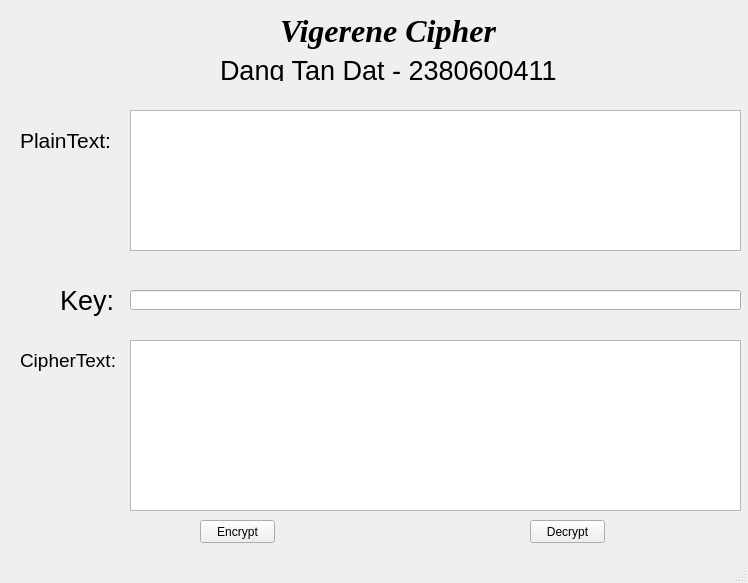
<?xml version="1.0" encoding="UTF-8"?>
<ui version="4.0">
 <class>MainWindow</class>
 <widget class="QMainWindow" name="MainWindow">
  <property name="geometry">
   <rect>
    <x>0</x>
    <y>0</y>
    <width>748</width>
    <height>583</height>
   </rect>
  </property>
  <property name="windowTitle">
   <string>MainWindow</string>
  </property>
  <widget class="QWidget" name="centralwidget">
   <widget class="QLabel" name="label_3">
    <property name="geometry">
     <rect>
      <x>280</x>
      <y>0</y>
      <width>221</width>
      <height>61</height>
     </rect>
    </property>
    <property name="font">
     <font>
      <family>Times New Roman</family>
      <pointsize>24</pointsize>
      <weight>75</weight>
      <italic>true</italic>
      <bold>true</bold>
     </font>
    </property>
    <property name="text">
     <string>Vigerene Cipher</string>
    </property>
   </widget>
   <widget class="QLabel" name="label_2">
    <property name="geometry">
     <rect>
      <x>220</x>
      <y>60</y>
      <width>341</width>
      <height>21</height>
     </rect>
    </property>
    <property name="font">
     <font>
      <pointsize>20</pointsize>
     </font>
    </property>
    <property name="text">
     <string>Dang Tan Dat - 2380600411</string>
    </property>
   </widget>
   <widget class="QLabel" name="label_4">
    <property name="geometry">
     <rect>
      <x>20</x>
      <y>110</y>
      <width>101</width>
      <height>61</height>
     </rect>
    </property>
    <property name="font">
     <font>
      <pointsize>16</pointsize>
     </font>
    </property>
    <property name="text">
     <string>PlainText:</string>
    </property>
   </widget>
   <widget class="QTextEdit" name="txtInputText">
    <property name="geometry">
     <rect>
      <x>130</x>
      <y>110</y>
      <width>611</width>
      <height>141</height>
     </rect>
    </property>
   </widget>
   <widget class="QLabel" name="label_5">
    <property name="geometry">
     <rect>
      <x>20</x>
      <y>330</y>
      <width>101</width>
      <height>61</height>
     </rect>
    </property>
    <property name="font">
     <font>
      <pointsize>14</pointsize>
     </font>
    </property>
    <property name="text">
     <string>CipherText:</string>
    </property>
   </widget>
   <widget class="QTextEdit" name="txtResult">
    <property name="geometry">
     <rect>
      <x>130</x>
      <y>340</y>
      <width>611</width>
      <height>171</height>
     </rect>
    </property>
   </widget>
   <widget class="QLabel" name="label_6">
    <property name="geometry">
     <rect>
      <x>60</x>
      <y>280</y>
      <width>61</width>
      <height>41</height>
     </rect>
    </property>
    <property name="font">
     <font>
      <pointsize>20</pointsize>
     </font>
    </property>
    <property name="text">
     <string>Key:</string>
    </property>
   </widget>
   <widget class="QLineEdit" name="txtKey">
    <property name="geometry">
     <rect>
      <x>130</x>
      <y>290</y>
      <width>611</width>
      <height>20</height>
     </rect>
    </property>
   </widget>
   <widget class="QPushButton" name="pushButton">
    <property name="geometry">
     <rect>
      <x>200</x>
      <y>520</y>
      <width>75</width>
      <height>23</height>
     </rect>
    </property>
    <property name="text">
     <string>Encrypt</string>
    </property>
   </widget>
   <widget class="QPushButton" name="pushButton_2">
    <property name="geometry">
     <rect>
      <x>530</x>
      <y>520</y>
      <width>75</width>
      <height>23</height>
     </rect>
    </property>
    <property name="text">
     <string>Decrypt</string>
    </property>
   </widget>
  </widget>
  <widget class="QMenuBar" name="menubar">
   <property name="geometry">
    <rect>
     <x>0</x>
     <y>0</y>
     <width>748</width>
     <height>21</height>
    </rect>
   </property>
  </widget>
  <widget class="QStatusBar" name="statusbar"/>
 </widget>
 <resources/>
 <connections/>
</ui>
